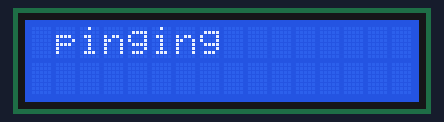
Recording of a sketch running on a simulated Arduino Uno, built with avr-gcc and run on an emulated ATmega328P. On the bench: 16×2 character LCD.

Above: at 0.1 s.
At 1.06 s:
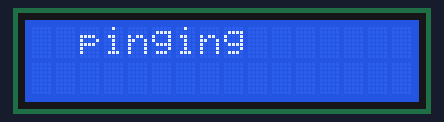
At 1.46 s:
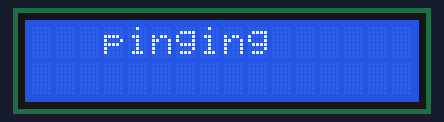
At 1.86 s:
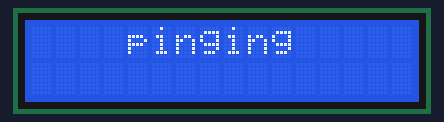
At 2.67 s:
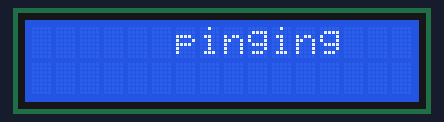
At 3.47 s:
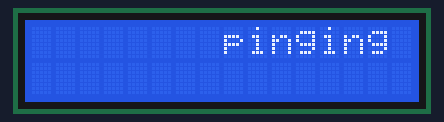

Measured:
- by itself, everything shown: repeats every 3.6 s, in 9 steps
- what the display in image 1 shows lasts 0.4 s, from 0.9 s to 1.3 s

The sketch:

sketch_jun22a.ino
```cpp
#include <LiquidCrystal.h>
LiquidCrystal s(12,11,5,4,3,2); //rs,e,,d4,d5,d6,d7
void setup() {
  // put your setup code here, to run once:
s.begin(16,2);


}

void loop() {

int i;
 for(i=0;i<9;i++)
 {s.print(" pinging");
  s.print("");
  s.setCursor(i,0);
  delay(400);

 }
 s.setCursor(0,0);
 s.print("               ");
}
```
